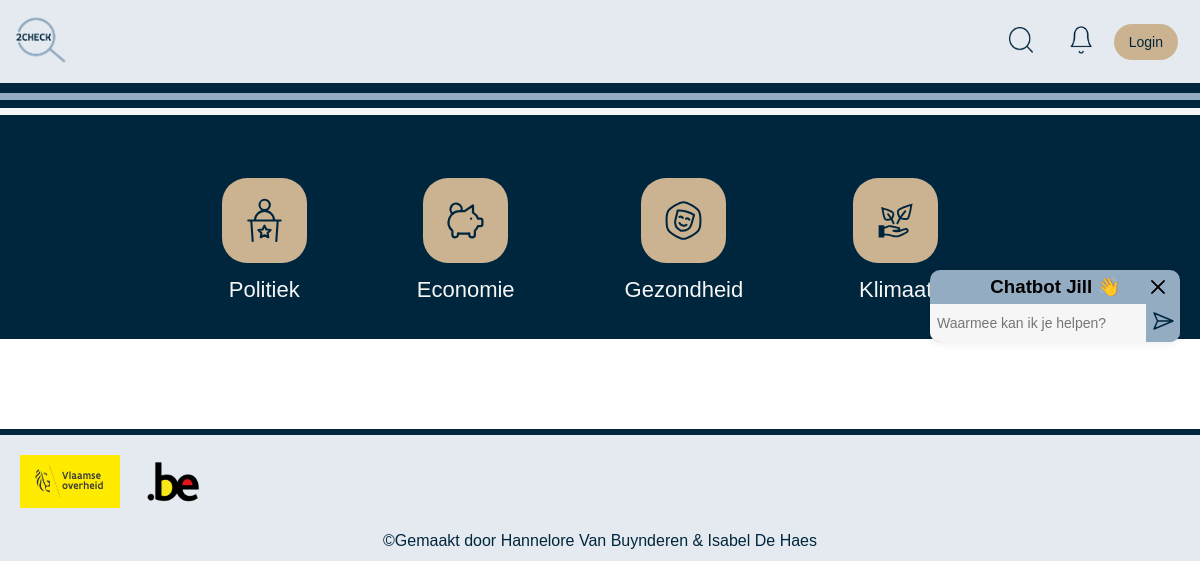
Page /economie.php on the earlier database version.
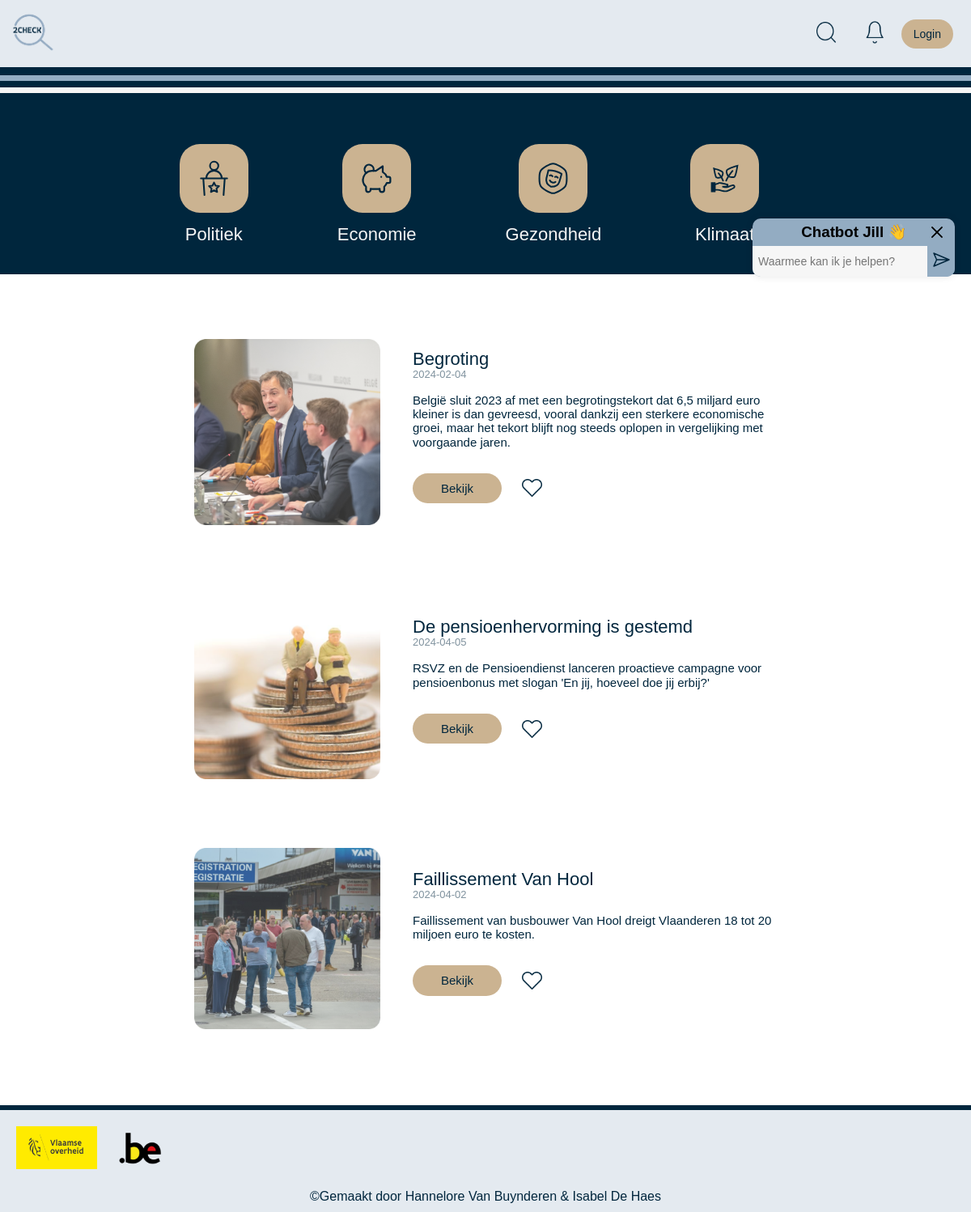
Same page on the later database version.
### tables this page shows
CREATE TABLE `artikel` (
  `id` int(11) NOT NULL,
  `naam` varchar(300) NOT NULL,
  `inhoud` varchar(600) NOT NULL,
  `datum` date DEFAULT NULL,
  `foto` varchar(300) DEFAULT NULL,
  `favoriet` tinyint(1) DEFAULT '0',
  `thema` varchar(300) NOT NULL,
  `link` varchar(300) NOT NULL
);

### classes/Artikel.php (called while the page is built, shortened)
<?php
class Artikel {
    private string $thema;
    public function setThema($thema) {
        $this->thema = $thema;
    }
    public function searchByThema() {
        $conn = Db::getConnection();
        $query = "SELECT * FROM artikel WHERE thema = :thema";
        $params = ['thema' => $this->thema];
        $statement = $conn->prepare($query);
        $statement->execute($params);
        $results = $statement->fetchAll(PDO::FETCH_ASSOC);
        return $results;
    }
}
?>

### economie.php (the view, shortened to what this page needs)
<!DOCTYPE html>
<html lang="en">
<head>
    <link rel="stylesheet" href="styles/normalize.css">
    <link rel="stylesheet" href="styles/style.css">
    <link rel="stylesheet" href="styles/general.css">
    <link rel="stylesheet" href="styles/header.css">
    <link rel="stylesheet" href="styles/detailpagina2.css">
    <link rel="stylesheet" href="styles/profiel.css">
</head>
<body>
    <?php include_once("nav.inc.php") ?>
    <?php include_once("header.inc.php") ?>
    <div class="artikels">
        <?php
        include_once("classes/Artikel.php");
        $artikel = new Artikel();
        $artikel->setThema("economie");
        $economie_artikelen = $artikel->searchByThema();
        foreach ($economie_artikelen as $artikel) :
            $naam = $artikel['naam'];
            $inhoud = $artikel['inhoud'];
            $datum = $artikel['datum'];
            $fotoBestandsnaam = $artikel['foto'];
            $link = $artikel['link'];
        ?>
            <div class="artikel_div">
                <div class="image" style="position: relative;">
                    <img class="artikel_foto" src="images\artikel_foto\<?= $fotoBestandsnaam ?>" alt="Afbeelding">
                </div>
                <div class="article-content">
                    <div class="title">
                        <h2><?= $naam ?></h2>
                        <p><?= $datum ?></p>
                    </div>
                    <div class="text">
                        <p><?= $inhoud ?></p>
                    </div>
                    <div class="bekijk">
                        <a href="<?= $link ?>">Bekijk</a>
                        <img class="heart-icon" src="images/unlikeheart.png" alt="unlike" onclick="toggleLike()">
                    </div>
                </div>
            </div>
        <?php endforeach; ?>
    </div>
    <?php include_once("footer.inc.php") ?>
</body>
</html>

Differences in the rows shown:
now on this page (row edited): artikel: foto (picture), naam "Begroting", datum "2024-02-04", inhoud "België sluit 2023 af met een begrotingstekort dat 6,5 miljard euro kleiner is dan gevreesd, vooral dankzij een sterkere economische groei, maar het tekort blijft nog steeds oplopen in vergelijking met voorgaande jaren."
now on this page (row edited): artikel: foto (picture), naam "De pensioenhervorming is gestemd", datum "2024-04-05", inhoud "RSVZ en de Pensioendienst lanceren proactieve campagne voor pensioenbonus met slogan 'En jij, hoeveel doe jij erbij?'"
now on this page (row edited): artikel: foto (picture), naam "Faillissement Van Hool", datum "2024-04-02", inhoud "Faillissement van busbouwer Van Hool dreigt Vlaanderen 18 tot 20 miljoen euro te kosten."
